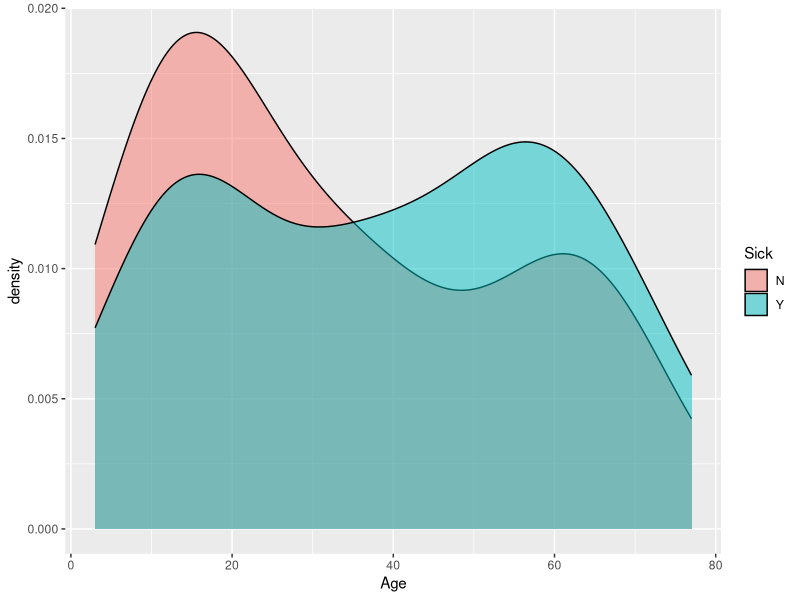
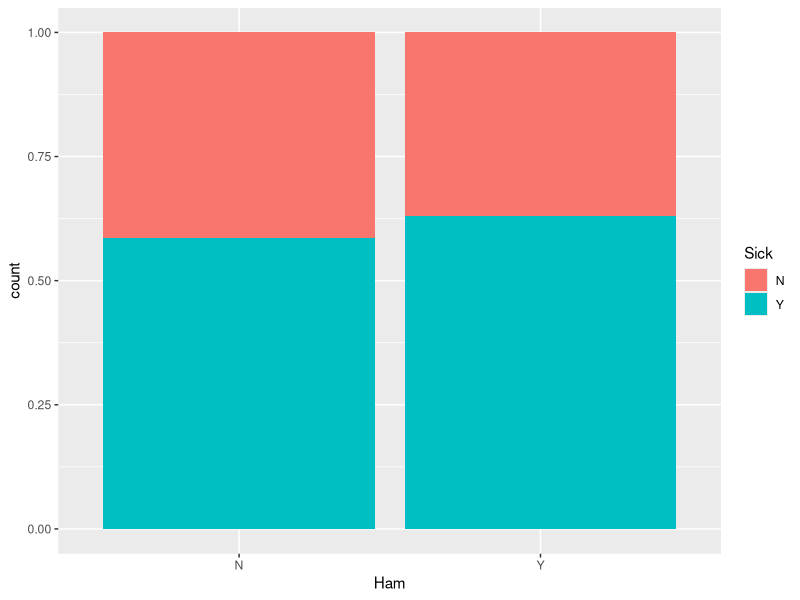
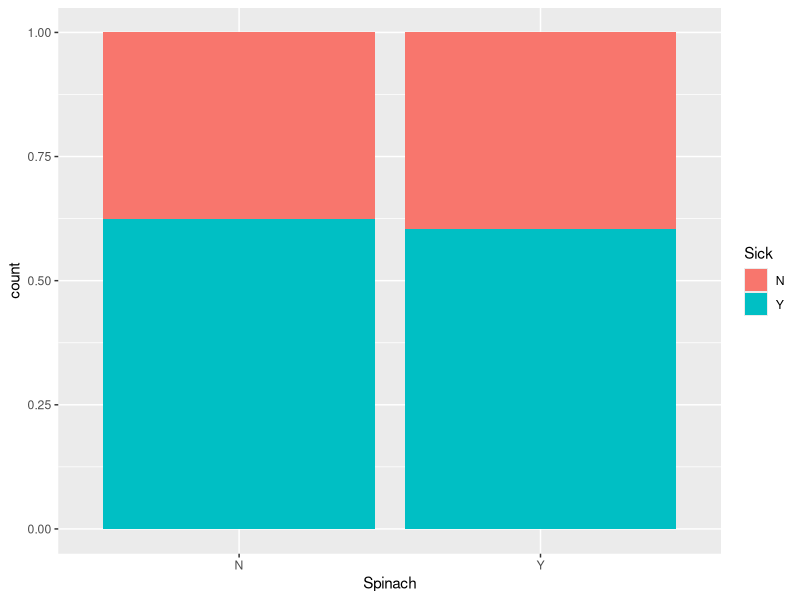
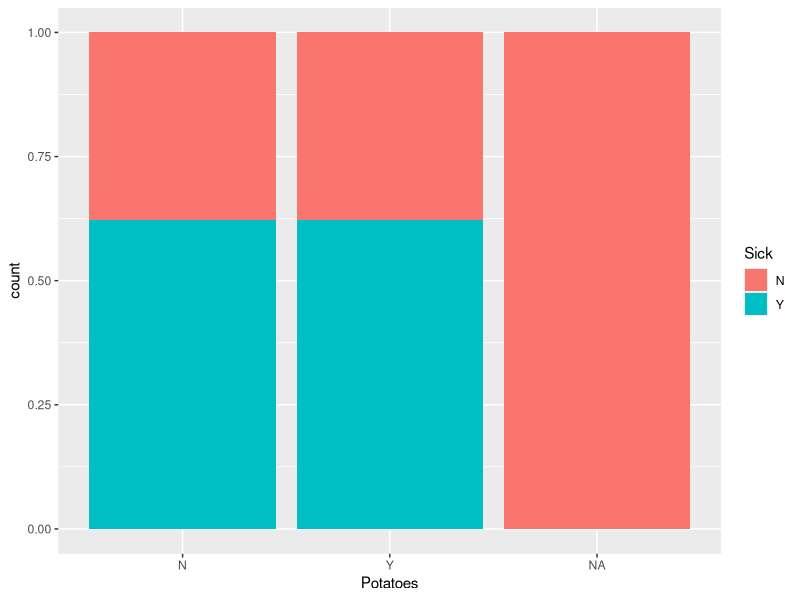
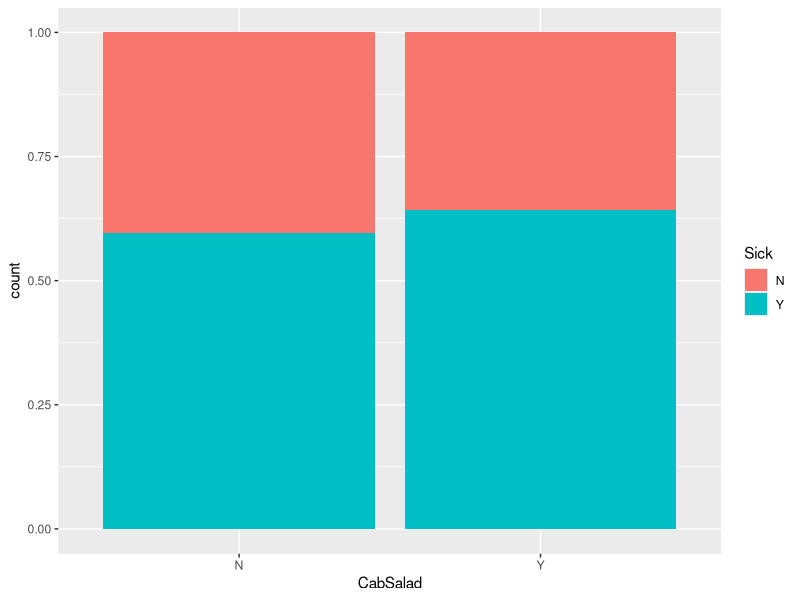
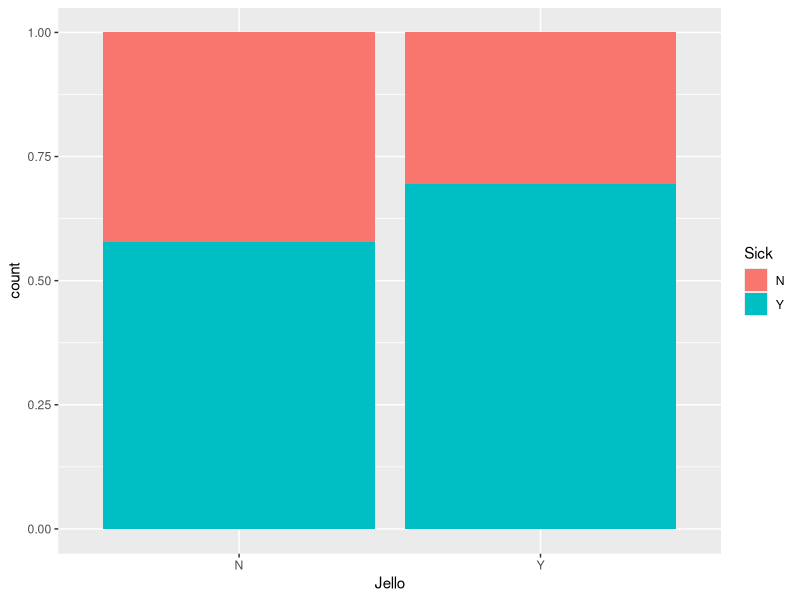
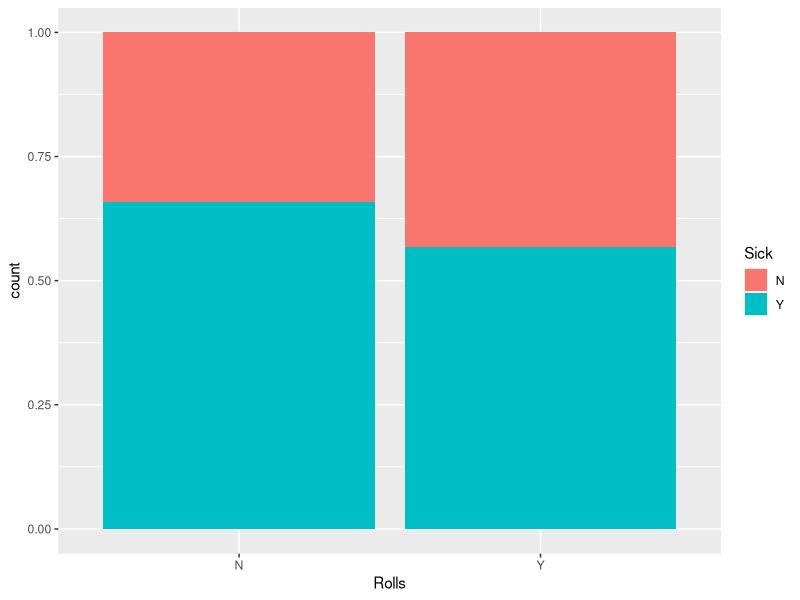
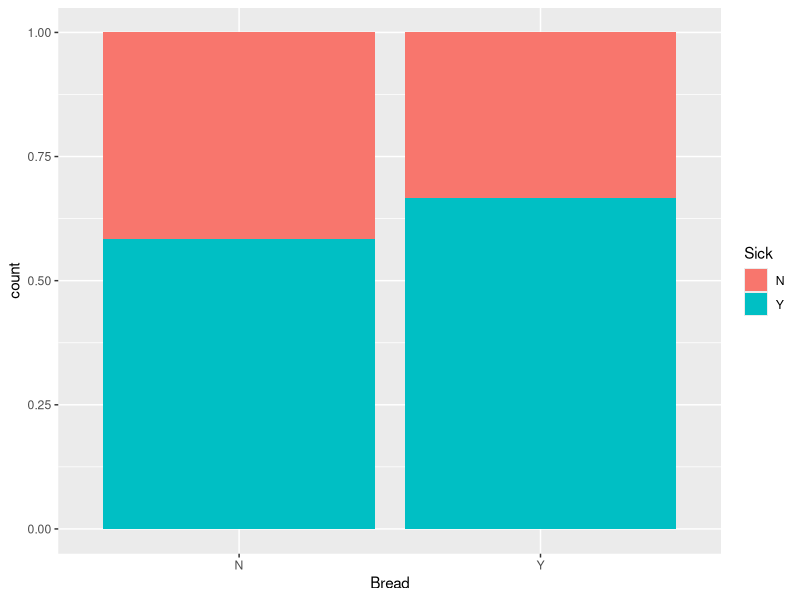

Write R code to recreate these figures, in order.
# OSWEGO data

library(dplyr)
library(ggplot2)

O <- read.csv('Oswego(1).csv', na.strings = '?')

glimpse(O)
names(O)
head(O)

ggplot(O, aes(x = Age, fill = Sick)) +
  geom_density(alpha = 0.5)

ggplot(O, aes(x = Ham, fill = Sick)) +
  geom_bar(position = 'fill')
ggplot(O, aes(x = Spinach, fill = Sick)) +
  geom_bar(position = 'fill')
ggplot(O, aes(x = Potatoes, fill = Sick)) +
  geom_bar(position = 'fill')
ggplot(O, aes(x = CabSalad, fill = Sick)) +
  geom_bar(position = 'fill')
ggplot(O, aes(x = Jello, fill = Sick)) +
  geom_bar(position = 'fill')
ggplot(O, aes(x = Rolls, fill = Sick)) +
  geom_bar(position = 'fill')
ggplot(O, aes(x = Bread, fill = Sick)) +
  geom_bar(position = 'fill')
ggplot(O, aes(x = Milk, fill = Sick)) +
  geom_bar(position = 'fill')
ggplot(O, aes(x = Coffee, fill = Sick)) +
  geom_bar(position = 'fill')
ggplot(O, aes(x = Water, fill = Sick)) +
  geom_bar(position = 'fill')
ggplot(O, aes(x = Cakes, fill = Sick)) +
  geom_bar(position = 'fill')
ggplot(O, aes(x = VanIC, fill = Sick)) +
  geom_bar(position = 'fill')
ggplot(O, aes(x = ChocIC, fill = Sick)) +
  geom_bar(position = 'fill')
ggplot(O, aes(x = FruitSalad, fill = Sick)) +
  geom_bar(position = 'fill')

ggplot(O, aes(x = Age, fill = VanIC)) +
  geom_density(alpha = 0.5)

ggplot(O, aes(x = Age, fill = ChocIC)) +
  geom_density(alpha = 0.5)
